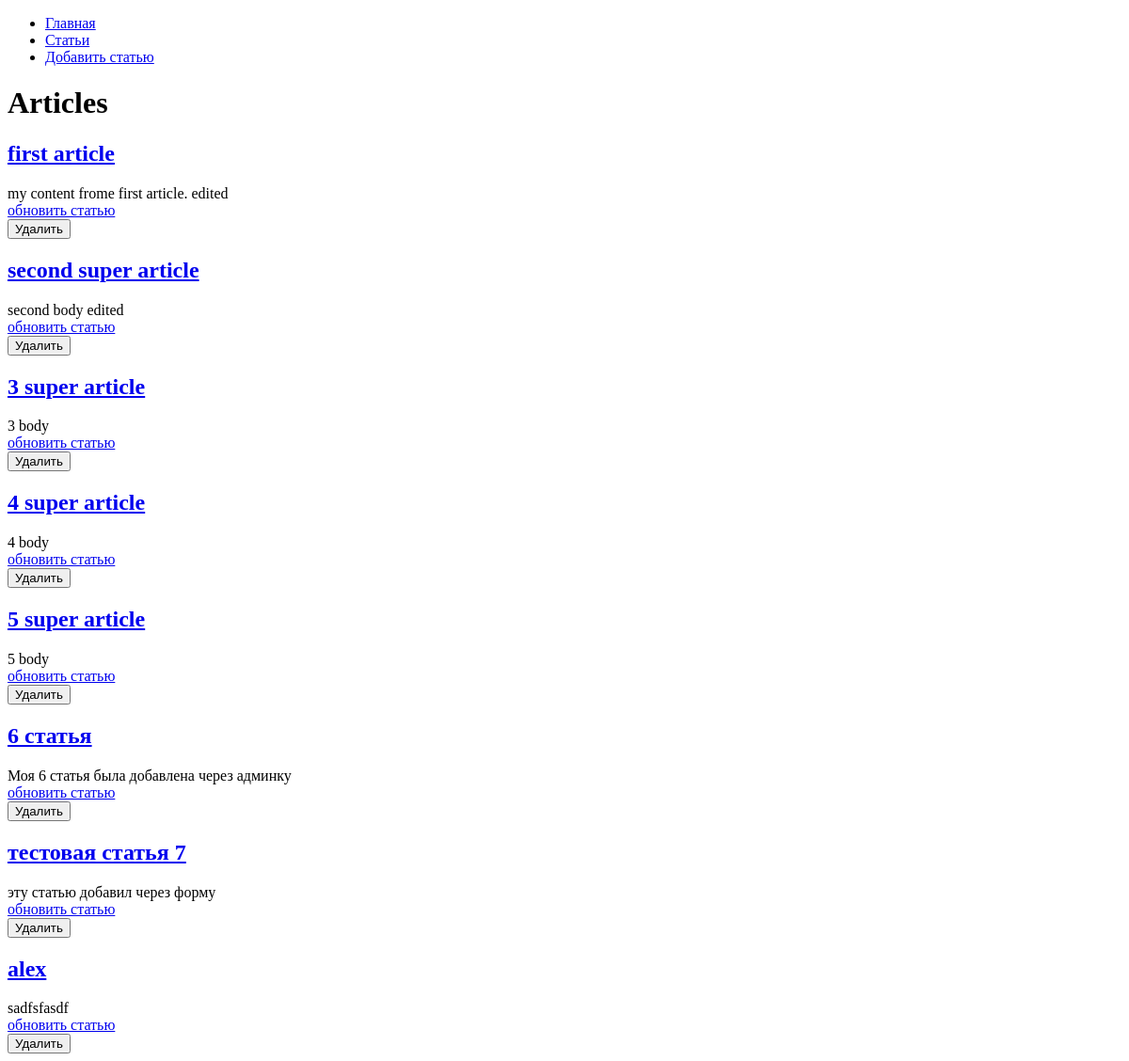
/articles/, run on an earlier commit of the app's database.
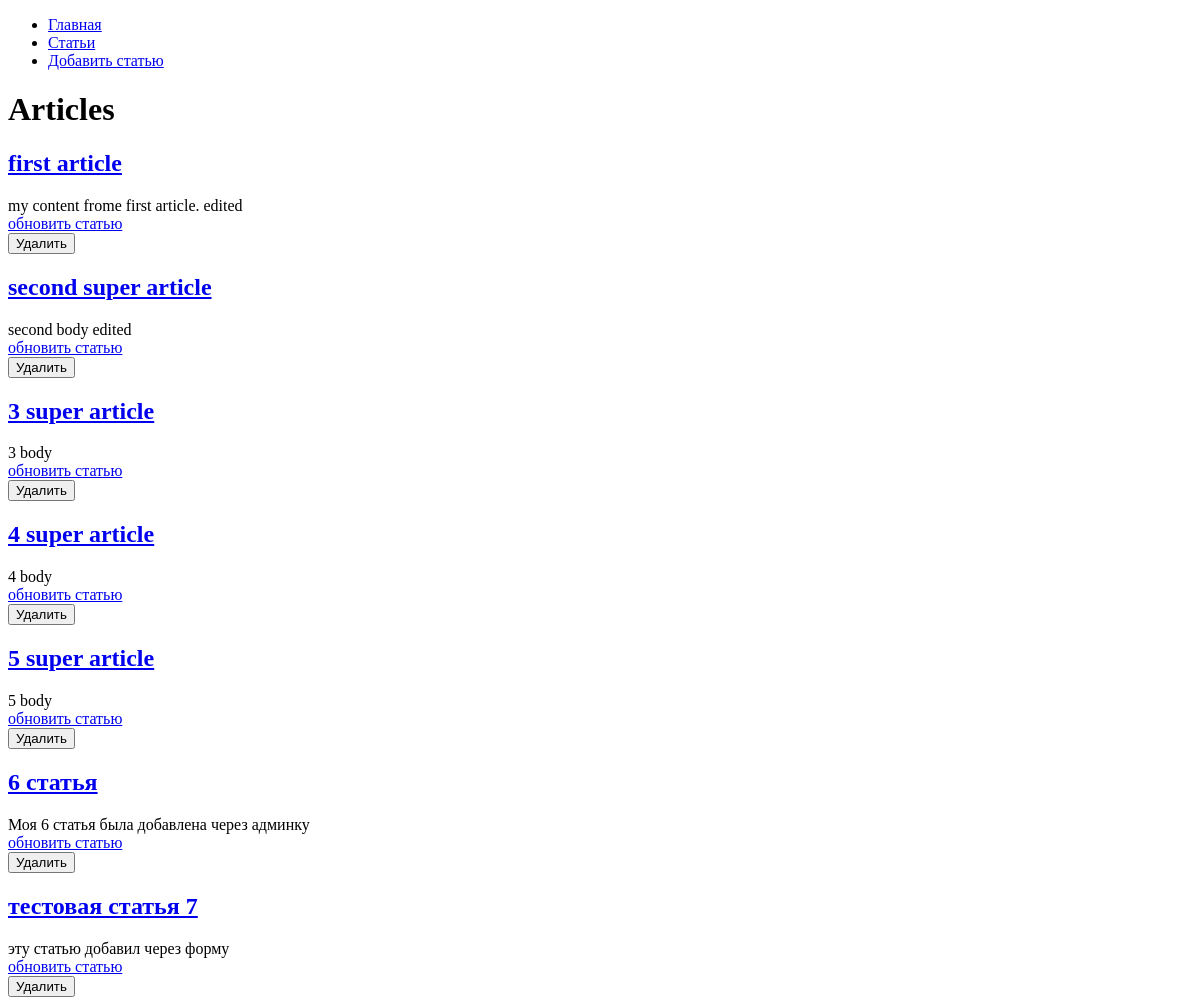
And on a later commit of the database.
### hexlet_django_blog/article/models.py (models this page shows, shortened)
class Article(models.Model):
    name = models.CharField(max_length=200)  # название статьи
    body = models.TextField()  # тело статьи
    created_at = models.DateTimeField(auto_now_add=True)
    updated_at = models.DateTimeField(auto_now=True)

### hexlet_django_blog/article/views.py (the view)
# urls.py: path("", IndexView.as_view(), name='articles'),
class IndexView(View):
    def get(self, request, *args, **kwargs):
        articles = Article.objects.all()[:15]
        return render(
            request,
            "articles/index.html",
            context={
                "articles": articles,
            },
        )

### hexlet_django_blog/templates/articles/index.html (shortened to what this page needs)
{% extends "base.html" %}
{% block content %}
  {% if article_id %}
    <h1>Статья номер {{ article_id }}. Тег {{ tags }}</h1>
    <div>
      {{ body }}
    </div>
  {% else %}
    <h1>Articles</h1>
    {% for article in articles %}
      <h2><a href="{% url 'articles' %}{{ article.id }}">{{ article.name }}</a></h2>
      <div>{{ article.body|slice:":200" }}</div>
      <div>
        <a href="{% url 'articles_update' article.id %}">обновить статью</a>
        <form action="{% url 'articles_delete' article.id %}"
          method="post"
          onsubmit="return confirm('Are you sure you want to delete article? This action cannot be undone.');">
          <input type="submit" value="Удалить">
        </form>
      </div>
    {% endfor %}
  {% endif %}
{% endblock %}

### hexlet_django_blog/templates/base.html (shortened to what this page needs)
<!DOCTYPE html>
<html lang="en">
<head>
</head>
<body>
<div id="sidebar">
    {% block sidebar %}
        <ul>
            <li><a href="/">Главная</a></li>
            <li><a href="/articles/">Статьи</a></li>
            <li><a href="{% url 'articles_create' %}">Добавить статью</a></li>
        </ul>
    {% endblock %}
</div>
<div id="content">
    {% block content %}{% endblock %}
</div>
</body>
</html>

What changed in the data, as far as the page shows it:
removed Article: name "alex", body "sadfsfasdf"
